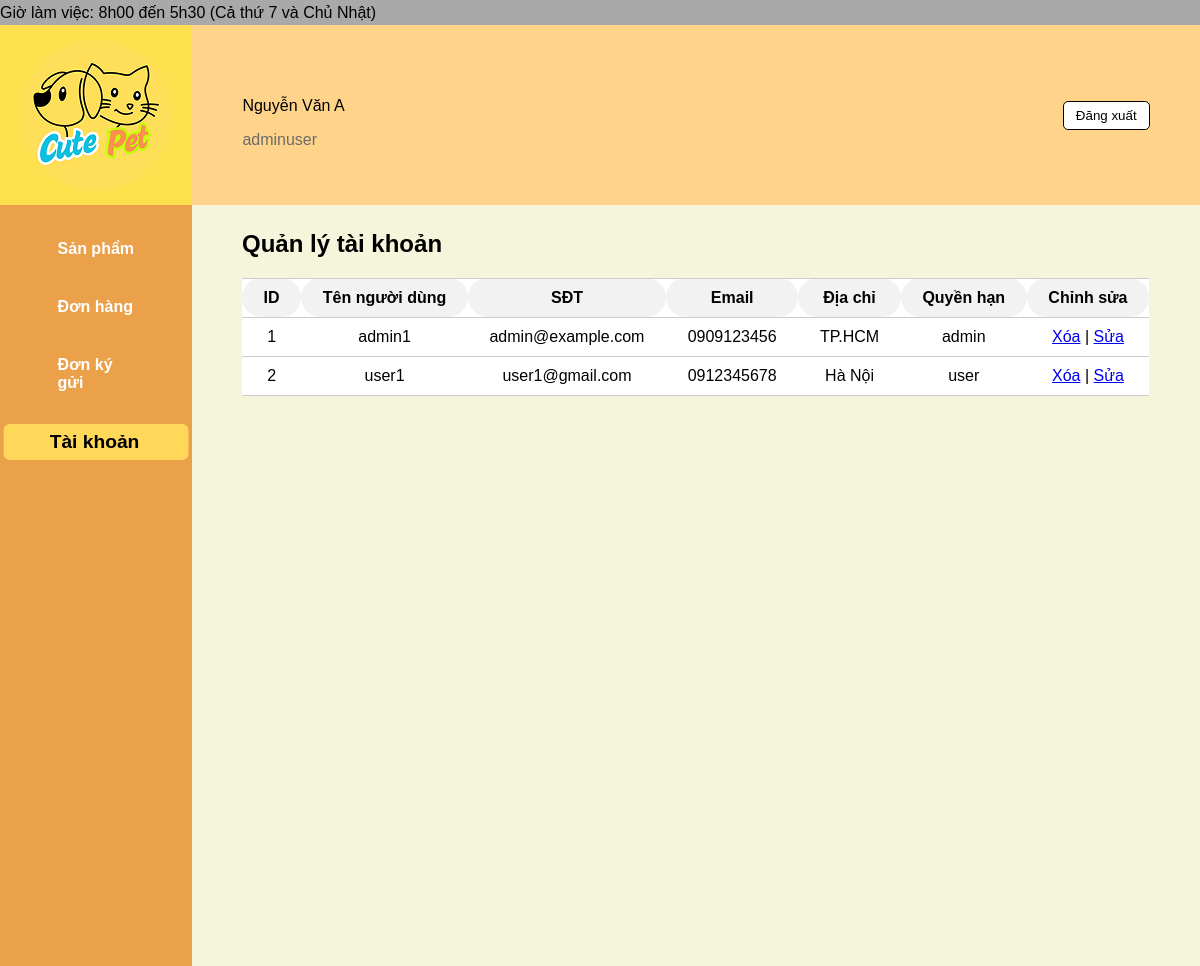
Screenshot of /admin/index.php?section=account with the database file from the repository.
### tables this page shows
CREATE TABLE user (
    id INT AUTO_INCREMENT PRIMARY KEY,
    username VARCHAR(50) NOT NULL UNIQUE,
    password VARCHAR(255) NOT NULL,
    email VARCHAR(100),
    sdt VARCHAR(20),
    diachi TEXT,
    ngaytao DATETIME DEFAULT CURRENT_TIMESTAMP,
    quyen ENUM('user', 'admin') DEFAULT 'user'
);

### admin/index.php (the view, shortened to what this page needs)
<?php require("connect.php") ?>
<!DOCTYPE html>
<html lang="vi">
<head>
    <link rel="stylesheet" href="style.css">
</head>
<body>
    <div class="container">
        <div class="top-bar">Giờ làm việc: 8h00 đến 5h30 (Cả thứ 7 và Chủ Nhật)</div>
        <div class="logo">
            <img src="/DoAn/laptrinhweb/front-end/img/logo.png" alt="Logo CUTEPETCUTEPET" style="width: 150px;object-fit: contain;">
        </div>
        <div class="header-right">
            <div class="info">
                <p>Nguyễn Văn A</p>
                <?php
                $result = $link->query("SELECT * FROM user");
                while ($row = $result->fetch_assoc()) {
                    echo "<span>{$row['quyen']}</span>";
                }
                ?>
            </div>
            <button class="log_out">Đăng xuất</button>
        </div>
        <div class="menu">
            <a href="index.php?section=product" class="<?php if (!isset($_GET['section']) || $_GET['section'] == 'product') echo 'active'; ?>">Sản phẩm</a>
            <a href="index.php?section=order" class="<?php if (isset($_GET['section']) && $_GET['section'] == 'order') echo 'active'; ?>">Đơn hàng</a>
            <a href="index.php?section=consignment" class="<?php if (isset($_GET['section']) && $_GET['section'] == 'consignment') echo 'active'; ?>">Đơn ký gửi</a>
            <a href="index.php?section=account" class="<?php if (isset($_GET['section']) && $_GET['section'] == 'account') echo 'active'; ?>">Tài khoản</a>
        </div>
        <div class="content" id="main-content">
            <?php
            $section = $_GET['section'] ?? 'product';
            if ($section === 'product') {
                echo '<div class="header-row">
                        <h2>Quản lý sản phẩm</h2>
                        <button class="add">Thêm sản phẩm</button>
                        </div>';
                echo '<table>
                        <tr>
                            <th>ID</th> <th>Tên sản phẩm</th> <th>Giá</th> <th>Số lượng</th> <th>Chỉnh sửa</th>
                        </tr>';
                $result = $link->query("SELECT * FROM sanpham");
                while ($row = $result->fetch_assoc()) {
                    echo "<tr>
                            <td>{$row['id']}</td>
                            <td>{$row['ten']}</td>
                            <td>" . number_format($row['gia'], 0, '.', '.') . "₫</td>
                            <td>{$row['soluong']}</td>
                            <td><a href='#'>Xóa</a> | <a href='#'>Sửa</a></td>
                        </tr>";
                }
                echo "</table>";
            } elseif ($section === 'account') {
                echo '<div class="header-row"><h2>Quản lý tài khoản</h2></div>';
                echo '<table>
                        <tr>
                            <th>ID</th> <th>Tên người dùng</th> <th>SĐT</th> <th>Email</th> <th>Địa chỉ</th> <th>Quyền hạn</th> <th>Chỉnh sửa</th>
                        </tr>';
                $result = $link->query("SELECT * FROM user");
                while ($row = $result->fetch_assoc()) {
                    echo "<tr>
                            <td>{$row['id']}</td>
                            <td>{$row['username']}</td>
                            <td>{$row['email']}</td>
                            <td>{$row['sdt']}</td>
                            <td>{$row['diachi']}</td>
                            <td>{$row['quyen']}</td>
                            <td><a href='#'>Xóa</a> | <a href='#'>Sửa</a></td>
                        </tr>";
                }
                echo "</table>";
            }
            ?>
        </div>
    </div>
</body>
</html>

### admin/style.css (style rules this page uses)
.container { width: 100%; margin: 0 auto; overflow: hidden; font-family: Arial, sans-serif; }
.top-bar { background-color: darkgray; height: 25px; display: flex; align-items: center; }
.logo { background-color: rgba(255, 223, 65, 0.919); height: 180px; width: 16%; float: left; }
.header-right { background-color: rgb(255, 212, 138); height: 180px; width: 84%; float: right; display: flex; justify-content: space-between; align-items: center; }
.info { margin-left: 5%; }
.info span { color: #6d6a6a; }
.log_out { background-color: white; border: 1px solid #000; margin-right: 5%; padding: 6px 12px; border-radius: 5px; cursor: pointer; }
.menu { background-color: rgb(235, 160, 74); min-height: 761px; width: 16%; float: left; }
.menu a { display: block; font-size: medium; color: rgb(255, 255, 255); margin: 15% 10%; padding: 3% 20%; text-decoration: none; border-radius: 5px; font-weight: bold; transition: transform 0.4s ease; }
.menu a:hover, .menu a.active { background-color: #ffd859; color: #000; transform: scale(1.2); }
.content { background-color: beige; height: 761px; width: 84%; float: right; box-sizing: border-box; }
h2 { margin-left: 50px; margin-top: 25px; }
table { width: 90%; border-collapse: collapse; text-align: center; background-color: rgb(255, 255, 255); overflow-x: auto; display: block; margin-left: 50px; }
table td, table th { border-left: none; border-right: none; border-top: 1px solid #ccc; border-bottom: 1px solid #ccc; padding: 10px; border-radius: 50px; width: 1%; }
table th { background-color: #f2f2f2; }
table th, #name_acc { white-space: nowrap; }
body { margin:0px ; }
.logo { display: flex; justify-content: center; align-items: center; }

### rows the page displays
user: quyen "admin", id "1", username "admin1", email "admin@example.com", sdt "0909123456", diachi "TP.HCM"
user: quyen "user", id "2", username "user1", email "user1@gmail.com", sdt "0912345678", diachi "Hà Nội"
